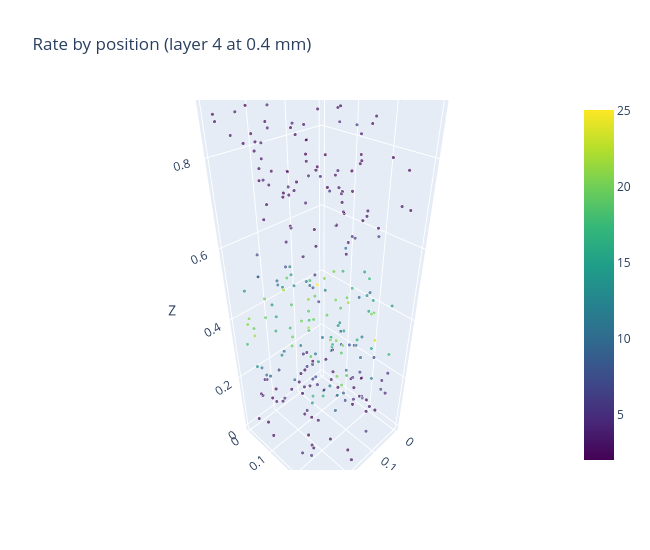

Notebook code for this chart:
### Markdown cell above
## 7. Three-Dimensional Views

`interactive_3d_scatter` and `interactive_surface` can be rotated with the mouse. Neurons placed in a cortical column, colored by depth-dependent firing rate, and a 2-D rate map as a surface:

### Code cell
xyz = rng.uniform([0, 0, 0], [0.3, 0.3, 1.0], (300, 3))         # mm; z = cortical depth
depth_rate = 2 + 18 * np.exp(-(xyz[:, 2] - 0.4) ** 2 / (2 * 0.1 ** 2)) + rng.exponential(1, 300)
fig = braintools.visualize.interactive_3d_scatter(xyz[:, 0], xyz[:, 1], xyz[:, 2], color=depth_rate,
                                                  size=np.full(300, 4), title="Rate by position (layer 4 at 0.4 mm)",
                                                  width=650, height=550)
fig

### Figure 1 — Plotly figure (JSON) as saved in the notebook; plotly's stock layout.template omitted (floating-point values rounded to 4 significant figures; data arrays with more than 128 entries replaced by an {"elided": "..."} marker saying what was removed)
{"data": [{"hovertemplate": "X: %{x}<br>Y: %{y}<br>Z: %{z}<extra></extra>", "marker": {"color": {"elided": "300 float values"}, "colorscale": [[0.0, "#440154"], [0.1111, "#482878"], [0.2222, "#3e4989"], [0.3333, "#31688e"], [0.4444, "#26828e"], [0.5556, "#1f9e89"], [0.6667, "#35b779"], [0.7778, "#6ece58"], [0.8889, "#b5de2b"], [1.0, "#fde725"]], "showscale": true, "size": {"elided": "300 int values"}}, "mode": "markers", "type": "scatter3d", "x": {"elided": "300 float values"}, "y": {"elided": "300 float values"}, "z": {"elided": "300 float values"}}], "layout": {"height": 550, "scene": {"xaxis": {"title": {"text": "X"}}, "yaxis": {"title": {"text": "Y"}}, "zaxis": {"title": {"text": "Z"}}}, "title": {"text": "Rate by position (layer 4 at 0.4 mm)"}, "width": 650}}
